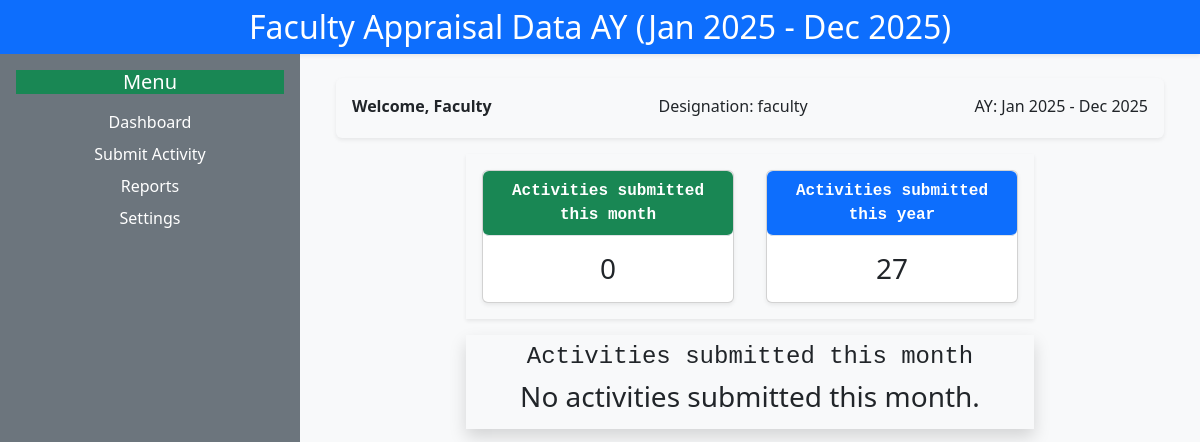
/dashboard/ (signed in), run on an earlier commit of the app's database.
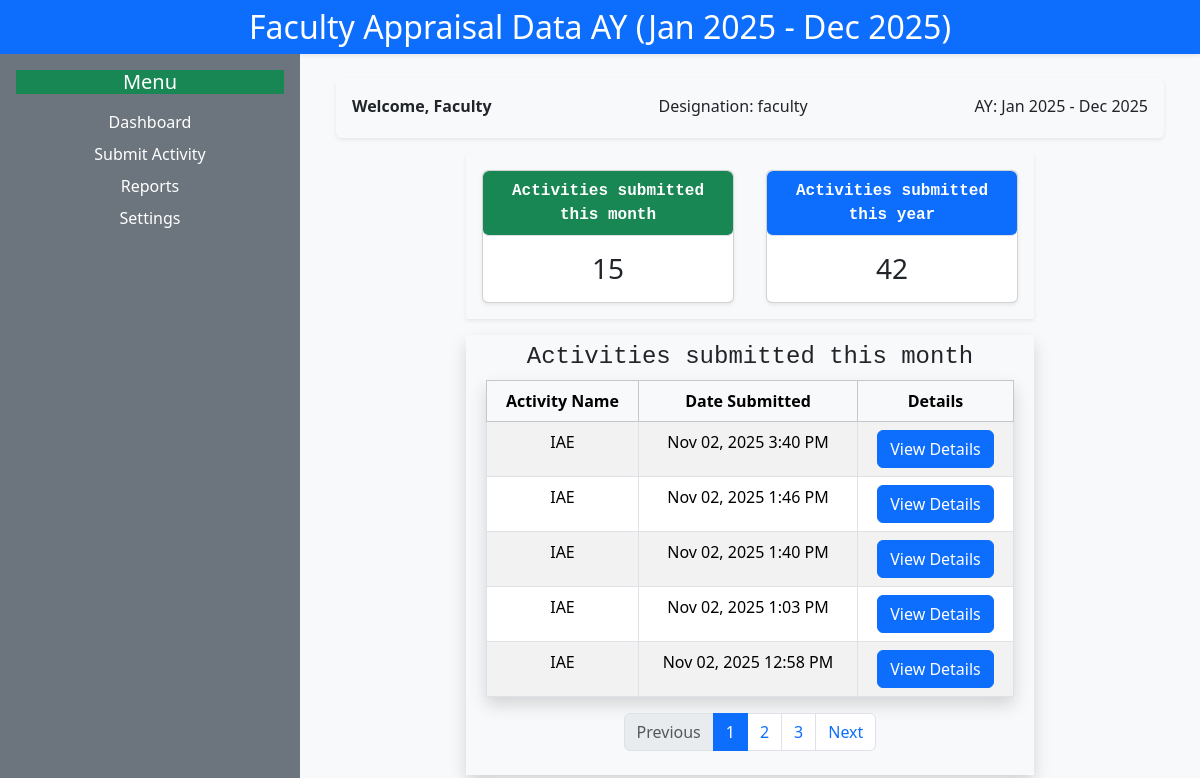
And on a later commit of the database.
### AppraisalProject/models.py (models this page shows)
class ActivitySubmission(models.Model):
    user = models.ForeignKey(CreateUser, on_delete=models.CASCADE)
    department = models.ForeignKey(Department, on_delete=models.CASCADE)
    month = models.CharField(max_length=40)
    activity_name = models.ForeignKey(Activities, on_delete=models.CASCADE)
    detail = models.JSONField(default=dict,null=True)
    merged_proof = models.FileField(upload_to="proofs/", blank=True)
    created_at = models.DateTimeField(auto_now_add=True)

class Activities(models.Model):
   activityName = models.CharField(max_length=100)
   def __str__(self):
       return self.activityName

### AppraisalProject/views.py (the view, shortened to what this page needs)
# urls.py: path('dashboard/', Home, {'content': 'dashboard'}, name='dashboard'),
@login_required(login_url='login')
def Home(request, content=None):
    departments = Department.objects.all()
    activities = Activities.objects.all()
    acadYear = f"Jan {datetime.now().year} - Dec {datetime.now().year}"
    months = [calendar.month_name[i] for i in range(1, 13)]
    department = request.POST.get('department')
    month = request.POST.get('month')
    activityName = None
    submitted = False
    print("Content in Home:", repr(content))
    if request.method == 'POST':
        activityName = request.POST.get('activityName')
        print("Got activityName in Home:", repr(activityName))
        submitted = True   # first form submit aayiduchu
    if not request.user.is_authenticated:
        return redirect('login')
    if request.user.role == 'dean':
        return render(request, 'dean/home.html', {'user': request.user})
    elif request.user.role == 'faculty':
        if content=='dashboard':
            yearly_submissions = ActivitySubmission.objects.filter(user=request.user, created_at__year=datetime.now().year)
            monthly_submissions = ActivitySubmission.objects.filter(user=request.user, created_at__month=datetime.now().month).order_by('-created_at')
            paginator = Paginator(monthly_submissions, 5)  # 10 per page
            page_number = request.GET.get('page')
            page_obj = paginator.get_page(page_number)
        return render(
            request,
            'faculty/home.html',
            {
                'user': request.user,
                'acadYear': acadYear,
                'departments': departments,
                'activities': activities,
                'department': department,
                'month': month,
                'months': months,
                'submitted': submitted,
                'activityName': activityName,
                'content': content,
                'monthly_submissions': monthly_submissions if content=='dashboard' else None,
                'yearly_submissions': yearly_submissions if content=='dashboard' else None,
                'page_obj': page_obj if content=='dashboard' else None,
            },
        )
    else:
        return render(request, '404.html')

### AppraisalProject/templates/faculty/home.html (shortened to what this page needs)
{% extends 'base.html' %}
{% block content %}
<div class="row g-0">
    <div class="col-12">
        <div class="topBar bg-primary text-center py-2 shadow-sm d-flex justify-content-md-center align-items-center">
            <h2 class="text-white mb-0">Faculty Appraisal Data AY ({{ acadYear }})</h2>
        </div>
    </div>
    <div class="d-none d-md-block col-md-3 bg-secondary text-white p-3 vh-100">
        <h5 class="mb-3 text-center bg-success">Menu</h5>
        <ul class="list-unstyled text-center">
            <li class="mb-2"><a href={% url 'dashboard' %} class="text-white text-decoration-none">Dashboard</a></li>
            <li class="mb-2"><a href={% url 'activity' %} class="text-white text-decoration-none">Submit Activity</a></li>
            <li class="mb-2"><a href="#" class="text-white text-decoration-none">Reports</a></li>
            <li class="mb-2"><a href="#" class="text-white text-decoration-none">Settings</a></li>
        </ul>
    </div>
    <div class="col-12 col-md-9 p-4">
        <div class="container-fluid mb-3">
            <div class="d-flex flex-wrap justify-content-between align-items-center bg-light p-3 rounded shadow-sm">
                <p class="mb-1 fw-bold">Welcome, {{ user.username }}</p>
                <p class="mb-1">Designation: {{ user.role }}</p>
                <p class="mb-1">AY: {{ acadYear }}</p>
            </div>
        </div>
            {% if content == 'activity' %}
        <div class="content bg-white p-4 rounded shadow-sm">
            <h4 class="mb-3">Hello {{ user.username }} 👋</h4>
            <p>This is your faculty appraisal dashboard. Use the menu to navigate.</p>
               {% include "faculty/activity.html" %}
        </div>
            {% elif content == 'dashboard' %}
               {% include "faculty/dashboard.html" %}
            {% endif %}
    </div>
</div>
{% endblock %}

### AppraisalProject/templates/faculty/dashboard.html (shortened to what this page needs)
{% extends "base.html" %} {% block title %}Dashboard{%endblock title%} {% block content %}
<div class="container col-lg-8">
  <div class="row shadow-sm justify-content-center">
    <div class="col-md-6 col-lg-6 p-3">
      <div class="card shadow-sm">
        <p
          class="card-header bg-success text-white border-bottom rounded text-center fw-bold fs-6 font-monospace"
        >
          Activities submitted this month
        </p>
        <div class="card-body">
          <h3 class="card-text text-center">{{monthly_submissions.count}}</h3>
        </div>
      </div>
    </div>
    <div class="col-md-6 col-lg-6 p-3">
      <div class="card shadow-sm">
        <p
          class="card-header bg-primary text-white border-bottom rounded text-center fw-bold fs-6 font-monospace"
        >
          Activities submitted this year
        </p>
        <div class="card-body">
          <h3 class="card-text text-center">{{yearly_submissions.count}}</h3>
        </div>
      </div>
    </div>
  </div>
  <div class="row mt-3 shadow p-2">
    <div class="col">
      <h4 class="text-center font-monospace">
        Activities submitted this month
      </h4>
    </div>
    {% if page_obj %}
    <div class="col-12">
      <table class="table shadow table-striped table-bordered text-center">
        <thead class="table-light">
          <tr>
            <th scope="col">Activity Name</th>
            <th scope="col">Date Submitted</th>
            <th scope="col">Details</th>
          </tr>
        </thead>
        <tbody>
          {% for activity in page_obj %}
          <tr>
            <td>{{ activity.activity_name }}</td>
            <td>{{ activity.created_at|date:"M d, Y g:i A" }}</td>
            <td>
              <button
                class="btn btn-primary"
                data-bs-toggle="modal"
                data-bs-target="#detail{{ activity.id }}"
              >
                View Details
              </button>
            </td>
          </tr>
          {% endfor %}
        </tbody>
      </table>
                <nav aria-label="Page navigation">
  <ul class="pagination justify-content-center">
    {% if page_obj.has_previous %}
      <li class="page-item">
        <a class="page-link" href="?page={{ page_obj.previous_page_number }}">Previous</a>
      </li>
    {% else %}
      <li class="page-item disabled"><span class="page-link">Previous</span></li>
    {% endif %}
    {% for num in page_obj.paginator.page_range %}
      {% if page_obj.number == num %}
        <li class="page-item active"><span class="page-link">{{ num }}</span></li>
      {% else %}
        <li class="page-item"><a class="page-link" href="?page={{ num }}">{{ num }}</a></li>
      {% endif %}
    {% endfor %}
    {% if page_obj.has_next %}
      <li class="page-item">
        <a class="page-link" href="?page={{ page_obj.next_page_number }}">Next</a>
      </li>
    {% else %}
      <li class="page-item disabled"><span class="page-link">Next</span></li>
    {% endif %}
  </ul>
</nav>
          {% else %}
            <h3 colspan="3" class="text-center">
              No activities submitted this month.
            </h3>
          {% endif %}
    </div>
  </div>
</div>
{% endblock content %}

What changed in the data, as far as the page shows it:
added ActivitySubmission: activity_name "IAE", created_at "Nov 02, 2025 3:40 PM"
added ActivitySubmission: activity_name "IAE", created_at "Nov 02, 2025 1:46 PM"
added ActivitySubmission: activity_name "IAE", created_at "Nov 02, 2025 1:40 PM"
added ActivitySubmission: activity_name "IAE", created_at "Nov 02, 2025 1:03 PM"
added ActivitySubmission: activity_name "IAE", created_at "Nov 02, 2025 12:58 PM"
Also different on the page:
{{ monthly_submissions.count }}: "0" → "15"
{{ yearly_submissions.count }}: "27" → "42"
text no longer shown: "No activities submitted this month."
text now shown: "Activity Name Date Submitted Details Previous Next"
new list line: "1"
new list line: "2"
new list line: "3"
